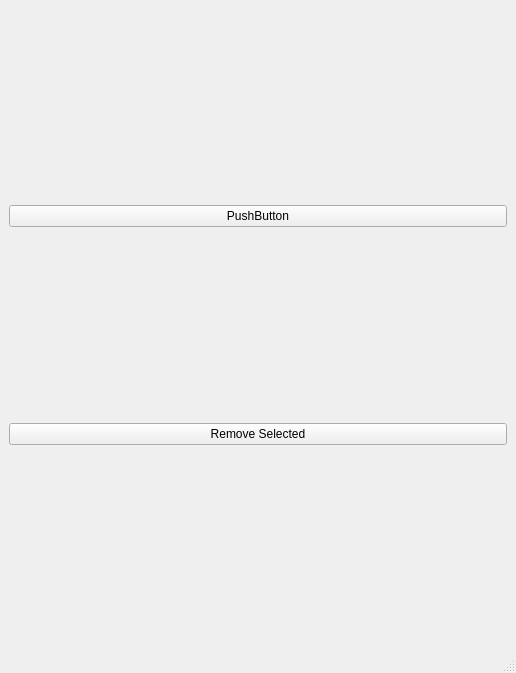
<?xml version="1.0" encoding="UTF-8"?>
<ui version="4.0">
 <class>environment_tool_window</class>
 <widget class="QMainWindow" name="environment_tool_window">
  <property name="geometry">
   <rect>
    <x>0</x>
    <y>0</y>
    <width>516</width>
    <height>673</height>
   </rect>
  </property>
  <property name="windowTitle">
   <string/>
  </property>
  <widget class="QWidget" name="centralwidget">
   <layout class="QHBoxLayout" name="horizontalLayout_2">
    <item>
     <layout class="QVBoxLayout" name="verticalLayout">
      <property name="spacing">
       <number>0</number>
      </property>
      <item>
       <layout class="QHBoxLayout" name="horizontalLayout">
        <property name="spacing">
         <number>0</number>
        </property>
        <item>
         <widget class="QPushButton" name="makeCube">
          <property name="text">
           <string>PushButton</string>
          </property>
         </widget>
        </item>
       </layout>
      </item>
      <item>
       <widget class="QPushButton" name="remove_path_button">
        <property name="text">
         <string>Remove Selected</string>
        </property>
       </widget>
      </item>
     </layout>
    </item>
   </layout>
  </widget>
  <widget class="QStatusBar" name="statusbar"/>
 </widget>
 <resources/>
 <connections/>
</ui>
